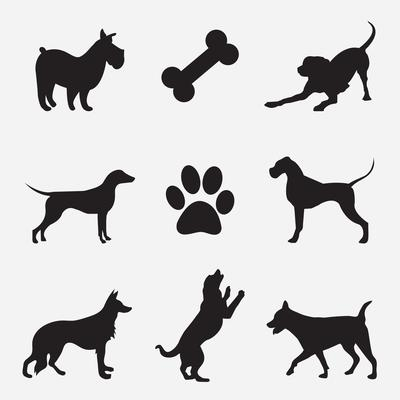
%> input picture SCRIPTS_MATLAB/SNAKE_ACTIVE_CONTOURING/snake.jpg, 400 x 400 px
$ octave snake_active_contouring.m   (GNU Octave 9; MATLAB toolbox functions it lacks are replaced by stand-ins)
%> lines starting %> are read from the running program, lines starting %| are printed output that depends on the picture; in (x1, y1, x2, y2) boxes, pixels count from 0 and x2, y2 are one past the last pixel; in counts of white or black regions, pixels touching at a corner belong together; the program's own positions count from 1
% Questo script carica un'immagine e applica l'algoritmo active contour
% (contorni attivi) utilizzando due maschere iniziali diverse.
% Vengono testati diversi numeri di iterazioni per l'algoritmo
% active contour e i risultati vengono visualizzati.

% --- Lettura e preparazione dell'immagine ---

% Lettura immagine
I = imread('snake.jpg');
%> I is the input picture: size 400x400x3 uint8; mean R, G, B 208, 207.4, 207.6

% Conversione in scala di grigi se l'immagine è a colori
if size(I,3) == 3
    I = rgb2gray(I); % Conversione in scala di grigi
%> I: size 400x400 uint8
end

% --- Definizione delle maschere ---

% Definizione delle dimensioni della maschera (1/3 dell'immagine)
mask_width = round(size(I, 2) / 3);
%> mask_width = 133
mask_height = round(size(I, 1) / 3);
%> mask_height = 133

% --- Maschera 1 ---
% La prima maschera è posizionata al centro dell'immagine

% Coordinate del centro della maschera 1
mask_center_x_1 = round(mask_width / 2);
%> mask_center_x_1 = 67
mask_center_y_1 = round(mask_height / 2);
%> mask_center_y_1 = 67

% Creazione maschera 1 (matrice di booleani)
mask1 = false(size(I)); % Inizializzazione con valori "false"
% Definizione delle righe e colonne della maschera
% (centrata sulle coordinate calcolate)
start_row_1 = max(1, mask_center_y_1 - round(mask_height/2));
%> start_row_1 = 1
end_row_1 = min(size(I, 1), start_row_1 + mask_height - 1);
%> end_row_1 = 133
start_col_1 = max(1, mask_center_x_1 - round(mask_width/2));
%> start_col_1 = 1
end_col_1 = min(size(I, 2), start_col_1 + mask_width - 1);
%> end_col_1 = 133
% Impostazione a "true" i pixel della maschera
mask1(start_row_1:end_row_1, start_col_1:end_col_1) = true;
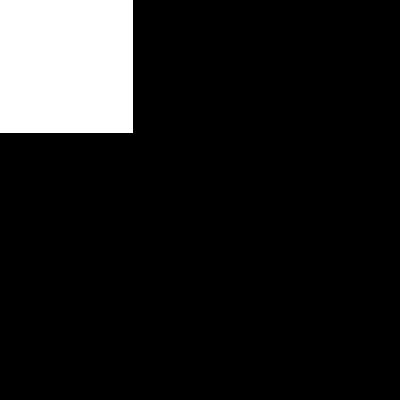
%> mask1: size 400x400 logical; 11.1% white; 1 white region, box (x1, y1, x2, y2) and area: (0, 0, 133, 133) 17689

% --- Maschera 2 ---
% La seconda maschera è posizionata nel quarto in basso a destra dell'immagine

% Coordinate del centro della maschera 2
mask_center_x_2 = round(3 * size(I, 2) / 4);
%> mask_center_x_2 = 300
mask_center_y_2 = round(3 * size(I, 1) / 4);
%> mask_center_y_2 = 300

% Creazione maschera 2 (matrice di booleani)
mask2 = false(size(I)); % Inizializzazione con valori "false"
% Definizione delle righe e colonne della maschera
% (centrata sulle coordinate calcolate)
start_row_2 = max(1, mask_center_y_2 - round(mask_height/2));
%> start_row_2 = 233
end_row_2 = min(size(I, 1), start_row_2 + mask_height - 1);
%> end_row_2 = 365
start_col_2 = max(1, mask_center_x_2 - round(mask_width/2));
%> start_col_2 = 233
end_col_2 = min(size(I, 2), start_col_2 + mask_width - 1);
%> end_col_2 = 365
% Impostazione a "true" i pixel della maschera
mask2(start_row_2:end_row_2, start_col_2:end_col_2) = true;
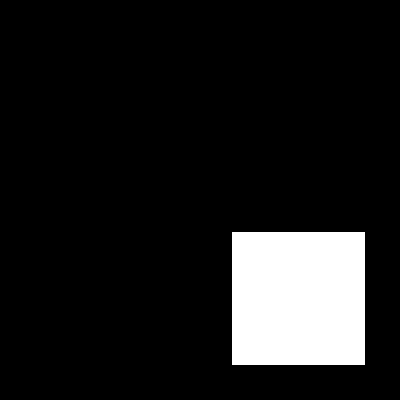
%> mask2: size 400x400 logical; 11.1% white; 1 white region, box (x1, y1, x2, y2) and area: (232, 232, 365, 365) 17689

% --- Applicazione di active contour e visualizzazione ---

% Definizione delle iterazioni per active contour
iterations_array = [300, 600, 2000];

% Ciclo for per diverse iterazioni
for i = 1:length(iterations_array)
    iterations = iterations_array(i);

    % Applicazione di activecontour con maschera 1
%> (the run ends here)
